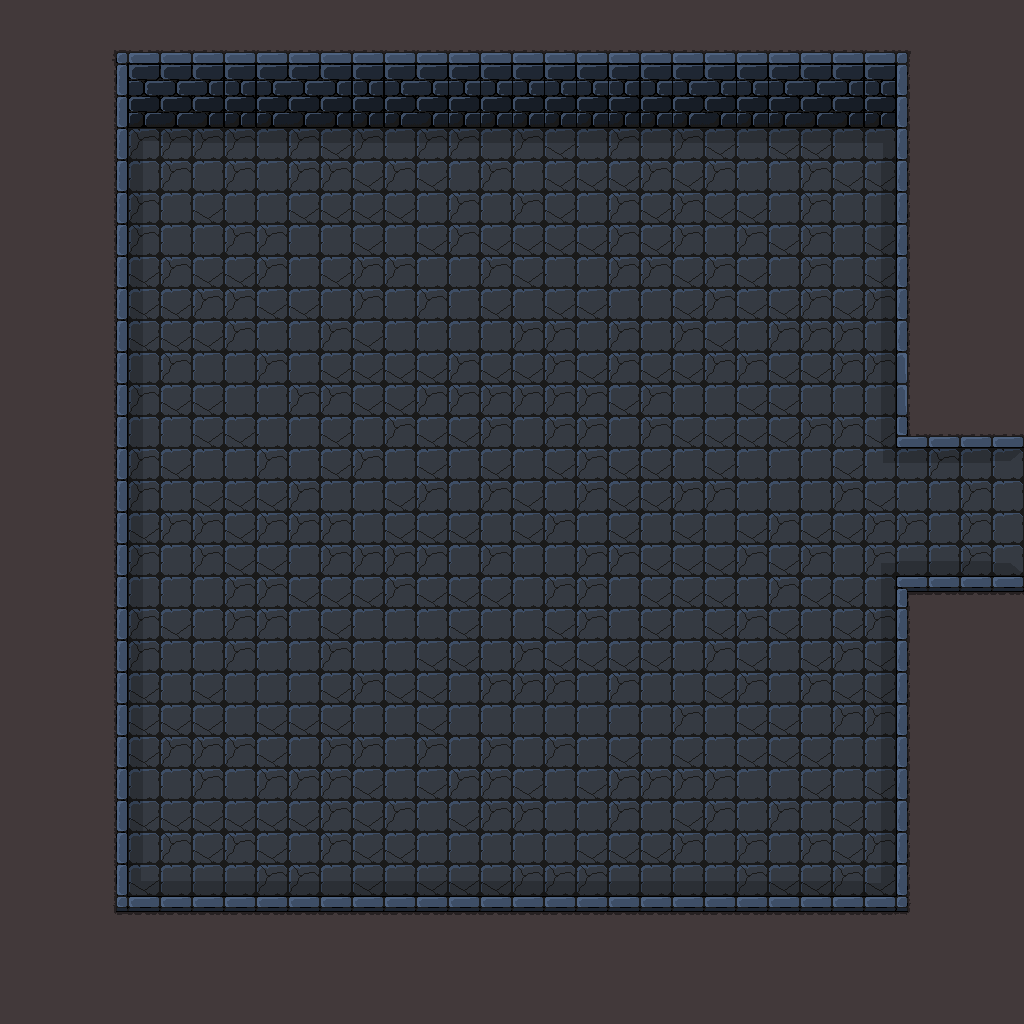

Tiled map render using the project's own tile images. Description and the map definition, with tile-layer contents summarised, below:
An orthogonal 32x32 tile map with 32x32 px tiles, 2 tile layers (Tile Layer 1, Tile Layer 2) and 9 objects.

<map version="1.0" orientation="orthogonal" renderorder="right-down" width="32" height="32" tilewidth="32" tileheight="32" nextobjectid="23">
 <tileset firstgid="1" name="dungeon" tilewidth="32" tileheight="32" tilecount="64">
  <image source="../assets/Sprites/Worlds/dungeon.png" width="256" height="256" />
 </tileset>
 <layer name="Tile Layer 1" width="32" height="32">
  <data>[1024 cells, 1024 non-empty, 4 distinct tile ids]</data>
 </layer>
 <layer name="Tile Layer 2" width="32" height="32">
  <data>[1024 cells, 349 non-empty, 23 distinct tile ids]</data>
 </layer>
 <objectgroup name="Object Layer 1">
  <object id="9" x="119" y="52" width="787" height="46" />
  <object id="10" x="113.333" y="55.6667" width="16" height="854" />
  <object id="13" x="115" y="896" width="330" height="17" />
  <object id="14" x="579" y="898" width="332" height="13" />
  <object id="18" x="432" y="900" width="180" height="12" />
  <object id="19" x="897.334" y="580" width="12" height="329.333" />
  <object id="20" x="897.333" y="577.334" width="122.667" height="13.3333" />
  <object id="21" x="896" y="434.666" width="129.333" height="12" />
  <object id="22" x="896" y="65.3333" width="13.3333" height="382.667" />
 </objectgroup>
</map>
